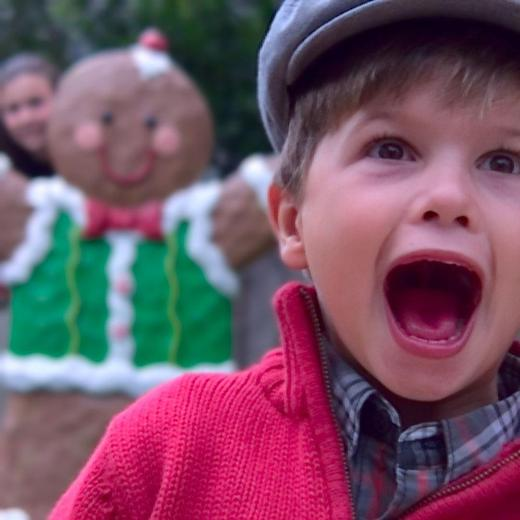
%> input picture images/3-a.jpg, 520 x 520 px
$ octave --eval "result = Focus_Measure(rgb2gray(imread('../images/3-a.jpg')));"   (GNU Octave 9; MATLAB toolbox functions it lacks are replaced by stand-ins)
%> lines starting %> are read from the running program, lines starting %| are printed output that depends on the picture
function Mp = Focus_Measure(I)
    xj = padarray(I,[1 1],'symmetric');
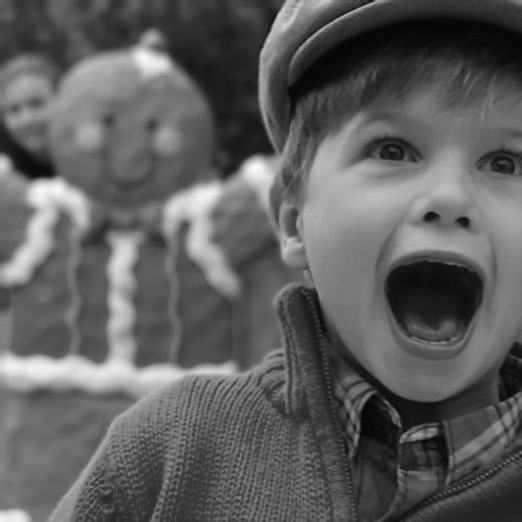
%> xj: size 522x522 uint8; min 4, max 251, mean 94.5
    EOL = conv2(xj,[1  4  1;4 -20 4;1  4  1]./6,'valid');
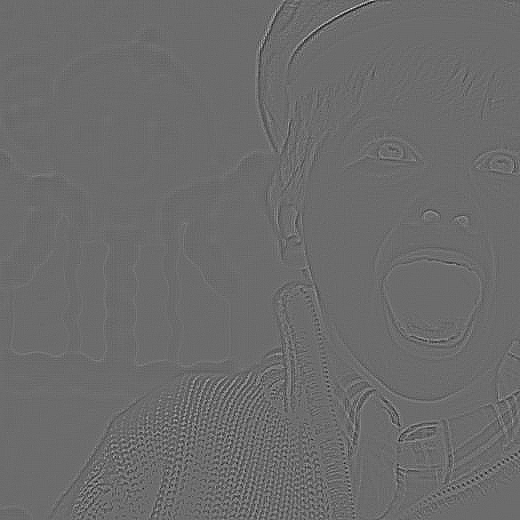
%> EOL: size 520x520 double; min -109.7, max 149.2, mean 0; drawn with min black and max white
    Mp = EOL.*EOL;
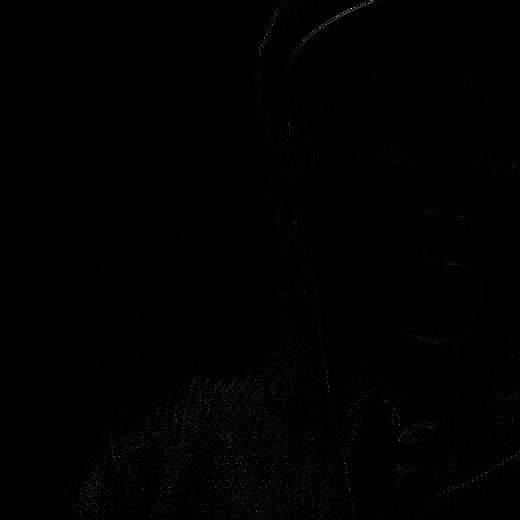
%> Mp: size 520x520 double; min 0, max 22250.7, mean 76; drawn with min black and max white

end

$ run again, on images/balloon1.bmp
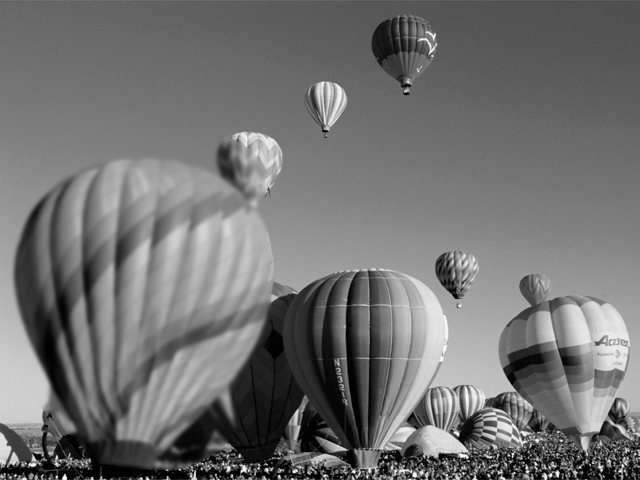
%> input picture images/balloon1.bmp, 640 x 480 px
%> in Focus_Measure, `EOL = conv2(xj,[1  4  1;4 -20 4;1  4  1]./6,'valid');`:
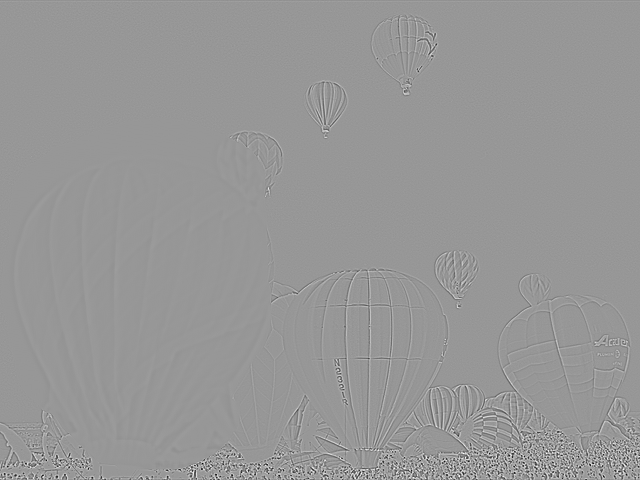
%> EOL: size 480x640 double; min -414.2, max 283.7, mean 0; drawn with min black and max white
%> in Focus_Measure, `Mp = EOL.*EOL;`:
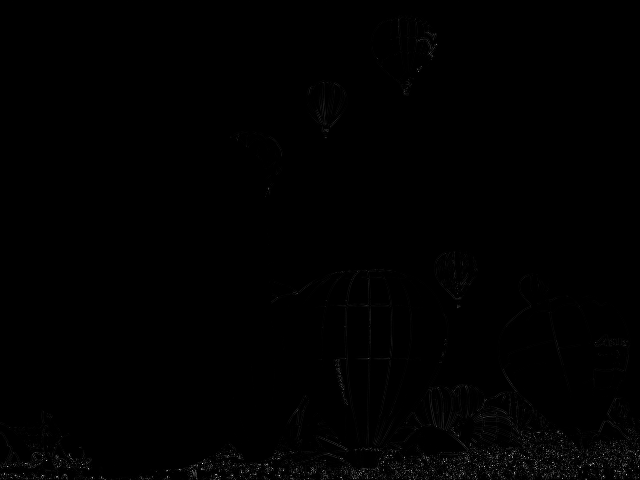
%> Mp: size 480x640 double; min 0, max 171534, mean 670.1; drawn with min black and max white
